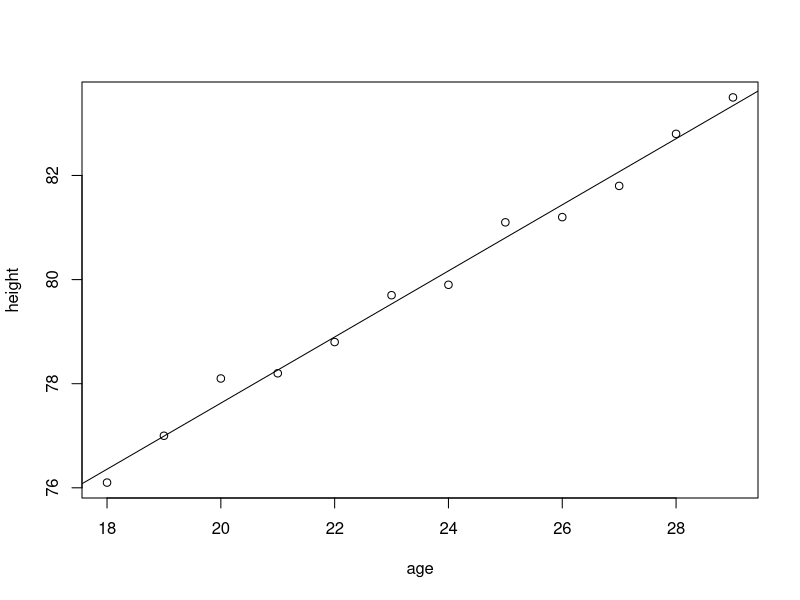

Write the R code that produced this figure.
age=18:29
age
height=c(76.1,77,78.1,78.2,78.8,79.7,79.9,81.1,81.2,81.8,82.8,83.5)
height
length(age)
length(height)
plot(age,height)
res=lm(height~age)
abline(res)
